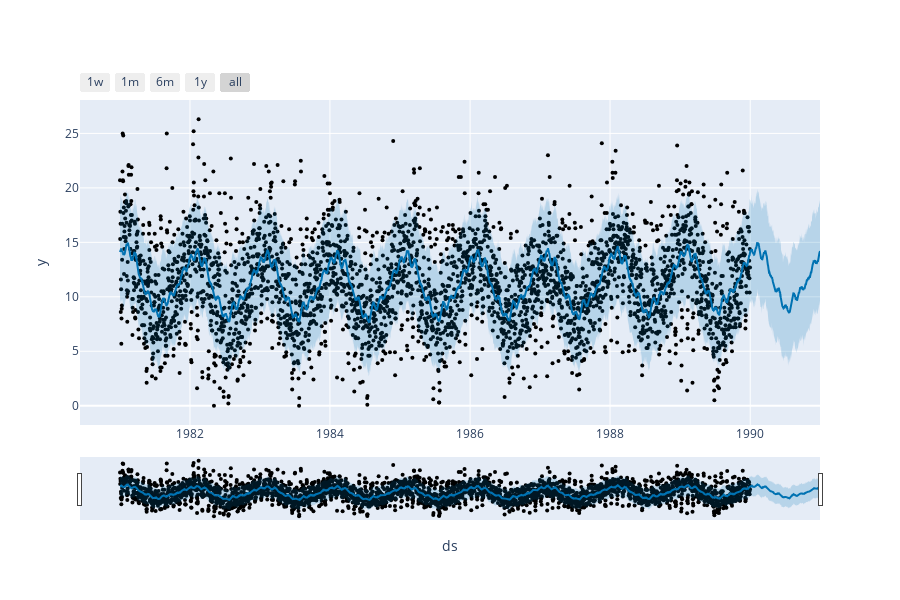

The code cell stored with this chart in its notebook:
### Code cell
# plot data, forecasts 
plot.plot_plotly(m, forecast)

### Figure 1 — Plotly figure (JSON) as saved in the notebook; plotly's stock layout.template omitted (floating-point values rounded to 4 significant figures; data arrays with more than 128 entries replaced by an {"elided": "..."} marker saying what was removed)
{"data": [{"marker": {"color": "black", "size": 4}, "mode": "markers", "name": "Actual", "type": "scatter", "x": {"elided": "3285 str values"}, "y": {"elided": "3285 float values"}}, {"hoverinfo": "skip", "line": {"width": 0}, "mode": "lines", "type": "scatter", "x": {"elided": "3650 str values"}, "y": {"elided": "3650 float values"}}, {"fill": "tonexty", "fillcolor": "rgba(0, 114, 178, 0.2)", "line": {"color": "#0072B2", "width": 2}, "mode": "lines", "name": "Predicted", "type": "scatter", "x": {"elided": "3650 str values"}, "y": {"elided": "3650 float values"}}, {"fill": "tonexty", "fillcolor": "rgba(0, 114, 178, 0.2)", "hoverinfo": "skip", "line": {"width": 0}, "mode": "lines", "type": "scatter", "x": {"elided": "3650 str values"}, "y": {"elided": "3650 float values"}}], "layout": {"height": 600, "showlegend": false, "width": 900, "xaxis": {"rangeselector": {"buttons": [{"count": 7, "label": "1w", "step": "day", "stepmode": "backward"}, {"count": 1, "label": "1m", "step": "month", "stepmode": "backward"}, {"count": 6, "label": "6m", "step": "month", "stepmode": "backward"}, {"count": 1, "label": "1y", "step": "year", "stepmode": "backward"}, {"step": "all"}]}, "rangeslider": {"visible": true}, "title": {"text": "ds"}, "type": "date"}, "yaxis": {"title": {"text": "y"}}}}
